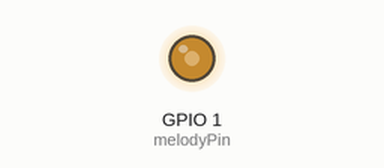
A sketch run on a simulated ESP8266 (NodeMCU). Shown: output pins drawn as LEDs (lit = HIGH). What the sketch prints to the serial monitor is not drawn.

Above: at 0.1 s.
Timing chart, 0 to 1.6 s (numbered marks = the images above):
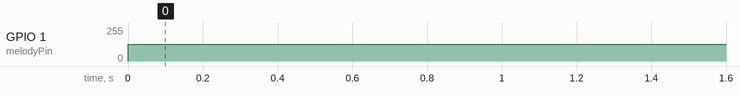

Measured:
- by itself, GPIO 1 (melodyPin): 0/255 → 127/255 at 0.00 s

The sketch:

mario.ino
```cpp
/* Mario in Lights
 * by Claire Nord and Tarun Gogineni
 * for MHacks: Refactor
 * 21 February 2016
 *
 * Sources:
 * Blog post by Prince Stevie-Ray Charles Balabis
 * http://www.princetronics.com/supermariothemesong/
 *
 * Blog post by Dipto Pratyaksa
 * http://www.linuxcircle.com/2013/03/31/playing-mario-bros-tune-with-arduino-and-piezo-buzzer/
 *
 * Intro hardware lessons and custom boards (!) by the MHacks team
 * http://mhacks.github.io
 * http://mhacks.org
 */

//Library of notes
#define NOTE_B0  31
#define NOTE_C1  33
#define NOTE_CS1 35
#define NOTE_D1  37
#define NOTE_DS1 39
#define NOTE_E1  41
#define NOTE_F1  44
#define NOTE_FS1 46
#define NOTE_G1  49
#define NOTE_GS1 52
#define NOTE_A1  55
#define NOTE_AS1 58
#define NOTE_B1  62
#define NOTE_C2  65
#define NOTE_CS2 69
#define NOTE_D2  73
#define NOTE_DS2 78
#define NOTE_E2  82
#define NOTE_F2  87
#define NOTE_FS2 93
#define NOTE_G2  98
#define NOTE_GS2 104
#define NOTE_A2  110
#define NOTE_AS2 117
#define NOTE_B2  123
#define NOTE_C3  131
#define NOTE_CS3 139
#define NOTE_D3  147
#define NOTE_DS3 156
#define NOTE_E3  165
#define NOTE_F3  175
#define NOTE_FS3 185
#define NOTE_G3  196
#define NOTE_GS3 208
#define NOTE_A3  220
#define NOTE_AS3 233
#define NOTE_B3  247
#define NOTE_C4  262
#define NOTE_CS4 277
#define NOTE_D4  294
#define NOTE_DS4 311
#define NOTE_E4  330
#define NOTE_F4  349
#define NOTE_FS4 370
#define NOTE_G4  392
#define NOTE_GS4 415
#define NOTE_A4  440
#define NOTE_AS4 466
#define NOTE_B4  494
#define NOTE_C5  523
#define NOTE_CS5 554
#define NOTE_D5  587
#define NOTE_DS5 622
#define NOTE_E5  659
#define NOTE_F5  698
#define NOTE_FS5 740
#define NOTE_G5  784
#define NOTE_GS5 831
#define NOTE_A5  880
#define NOTE_AS5 932
#define NOTE_B5  988
#define NOTE_C6  1047
#define NOTE_CS6 1109
#define NOTE_D6  1175
#define NOTE_DS6 1245
//------------------------
#define NOTE_E6  1319
#define NOTE_F6  1397
#define NOTE_FS6 1480
#define NOTE_G6  1568
#define NOTE_GS6 1661
#define NOTE_A6  1760
#define NOTE_AS6 1865
#define NOTE_B6  1976
#define NOTE_C7  2093
#define NOTE_CS7 2217
#define NOTE_D7  2349
#define NOTE_DS7 2489
#define NOTE_E7  2637
#define NOTE_F7  2794
#define NOTE_FS7 2960
#define NOTE_G7  3136
#define NOTE_GS7 3322
#define NOTE_A7  3520
//-----------------------
#define NOTE_AS7 3729
#define NOTE_B7  3951
#define NOTE_C8  4186
#define NOTE_CS8 4435
#define NOTE_D8  4699
#define NOTE_DS8 4978

//Mario main theme melody
int melody[] = {
  NOTE_E7, NOTE_E7, 0, NOTE_E7,
  0, NOTE_C7, NOTE_E7, 0,
  NOTE_G7, 0, 0,  0,
  NOTE_G6, 0, 0, 0,

  NOTE_C7, 0, 0, NOTE_G6,
  0, 0, NOTE_E6, 0,
  0, NOTE_A6, 0, NOTE_B6,
  0, NOTE_AS6, NOTE_A6, 0,

  NOTE_G6, NOTE_E7, NOTE_G7,
  NOTE_A7, 0, NOTE_F7, NOTE_G7,
  0, NOTE_E7, 0, NOTE_C7,
  NOTE_D7, NOTE_B6, 0, 0,

  NOTE_C7, 0, 0, NOTE_G6,
  0, 0, NOTE_E6, 0,
  0, NOTE_A6, 0, NOTE_B6,
  0, NOTE_AS6, NOTE_A6, 0,

  NOTE_G6, NOTE_E7, NOTE_G7,
  NOTE_A7, 0, NOTE_F7, NOTE_G7,
  0, NOTE_E7, 0, NOTE_C7,
  NOTE_D7, NOTE_B6, 0, 0
};
//Mario main them tempo
int tempo[] = {
  12, 12, 12, 12,
  12, 12, 12, 12,
  12, 12, 12, 12,
  12, 12, 12, 12,

  12, 12, 12, 12,
  12, 12, 12, 12,
  12, 12, 12, 12,
  12, 12, 12, 12,

  9, 9, 9,
  12, 12, 12, 12,
  12, 12, 12, 12,
  12, 12, 12, 12,

  12, 12, 12, 12,
  12, 12, 12, 12,
  12, 12, 12, 12,
  12, 12, 12, 12,

  9, 9, 9,
  12, 12, 12, 12,
  12, 12, 12, 12,
  12, 12, 12, 12,
};

//the pin for piezo buzzer
#define melodyPin 1

//initialize the LED lights


int r = 255;
int g = 255;
int b = 255;

int melSize = sizeof(melody) / sizeof(int);

void setup() {
  Serial.begin(115200);
  analogWriteRange(1023);
  pinMode(melodyPin, OUTPUT);//prepares buzzer
  Serial.println("Palying on pin " + melodyPin);
}

void loop() {
  Serial.println("play..");

  for (int thisNote = 0; thisNote < melSize; thisNote++) {
    int noteDuration = 1000 / tempo[thisNote];
    r = ((melody[thisNote]-1319.0) / 2201.0) * 255;
    g = 255 - r * .5;
    b = 255 - r * .5;
    buzz(melodyPin, melody[thisNote], noteDuration);
    delay(noteDuration * 1.30);
    buzz(melodyPin, 0, noteDuration);
  }
}

void buzz(int targetPin, long frequency, long duration) {
  long delayValue = 1000000.0 / frequency / 2.0;
  long numCycles = frequency * (duration / 1000.0);

  for (long i = 0; i < numCycles; i++) {
    analogWriteFreq(frequency);
    analogWrite(targetPin, 512);
    delayMicroseconds(delayValue);
  }
}
```
